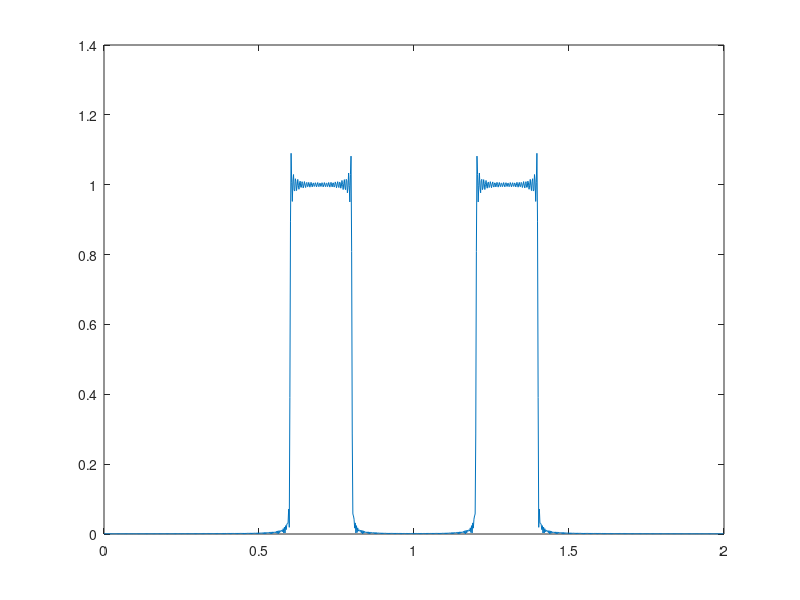

Here is the MATLAB script that generated this plot:
Fs = 10000;
Ts = 1/Fs;
FcL = 3000;
FcU = 4000;
WcL = 2*pi*FcL/Fs;
WcU = 2*pi*FcU/Fs;
Wc0 = (WcU+WcL)/2;
Wc = (WcU - WcL)/2;

L = 555;
c = (L+1)/2;
h = zeros(1,L);

for n=1:(c-1)
    h(n) = sin(Wc*(n-c))/(pi*(n-c));
end
h(c) = Wc/pi;
for k = 1:(c-1)
    h(c+k) = h(c-k);
end

n = 0:L-1;
h = 2*cos(Wc0*(n-c+1)).*h;

n = log2(L);
n = ceil(n);
N = max(256,2^n);
H = fft(h,N);

w = 0:2*pi/N:2*pi-2*pi/N;
w = w/pi;
plot(w, abs(H));
